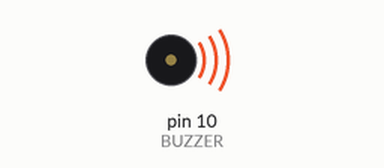
Recording of a sketch running on a simulated Arduino Leonardo, built with avr-gcc and run on an emulated ATmega32U4. Shown: buzzer (waves = sounding).

Above: at 0.1 s.
Timing chart, 0 to 40.0 s (numbered marks = the images above):
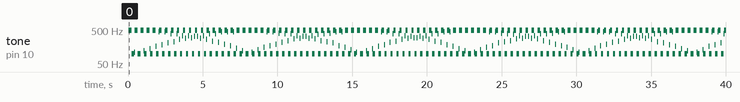

Measured:
- by itself, tone on pin 10 (BUZZER): plays 496 Hz for 0.20 s, 100 Hz for 0.16 s, 111 Hz for 0.04 s, 496 Hz for 0.20 s, 100 Hz for 0.20 s, 496 Hz for 0.20 s … (364 notes in this stretch)

The sketch:

summer.ino
```cpp
/*
 Name:		summer.ino
 Created:	02.10.2017 21:42:37
 Author:	steff
*/
#define BUZZER 10 //Anschlusspin des Summers
unsigned char i;
// the setup function runs once when you press reset or power the board
void setup() {
	pinMode(BUZZER, OUTPUT);  //PIn als Ausgang konfigurieren
}

// the loop function runs over and over again until power down or reset
void loop() {
	//Ausgabe eines hohen Tons
	for (i = 0; i < 100; i++)
	{
		digitalWrite(BUZZER, HIGH);
		delay(1);
		digitalWrite(BUZZER, LOW);
		delay(1);
	}
	for (i = 0; i < 20; i++)
	{
		digitalWrite(BUZZER, HIGH);
		delay(5);
		digitalWrite(BUZZER, LOW);
		delay(5);
	}

}
```
